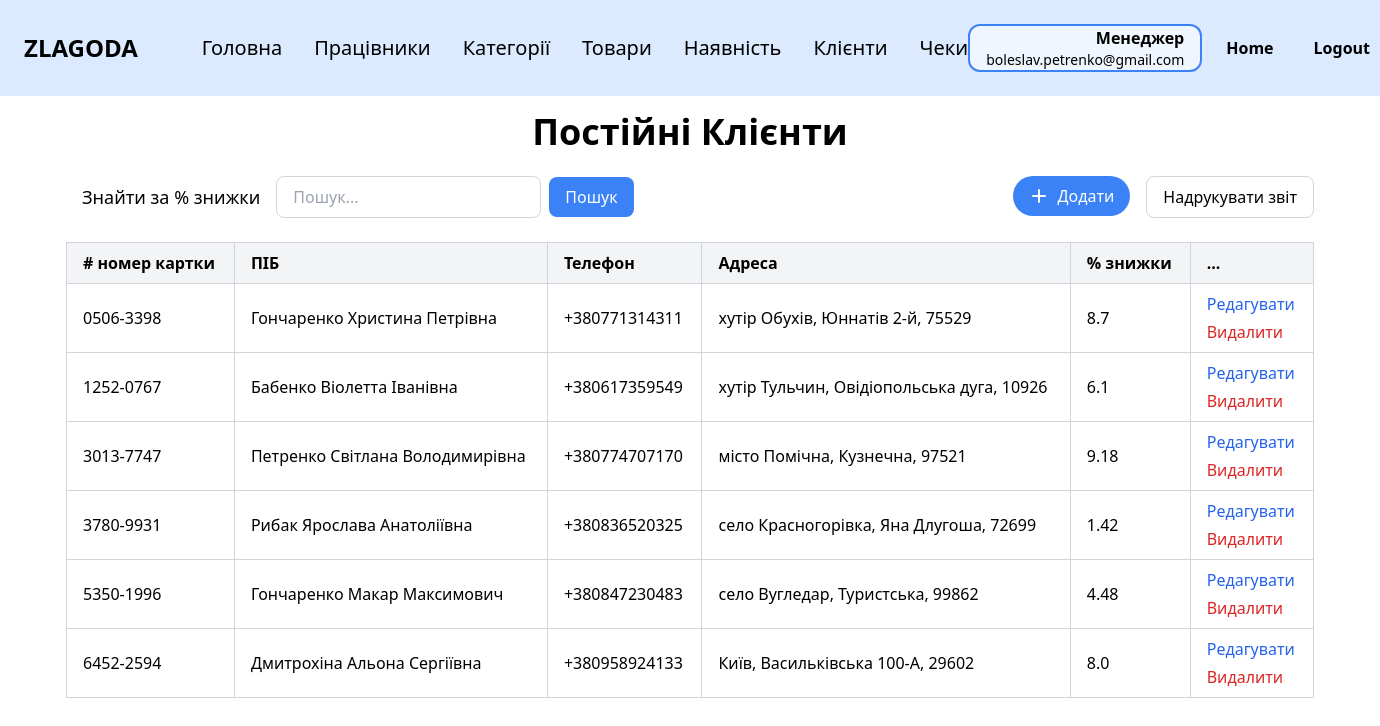
The page /clients (signed in) on the database its author committed.
### tables this page shows
CREATE TABLE employee (
                id INTEGER PRIMARY KEY,
                last_name TEXT NOT NULL,
                first_name TEXT NOT NULL,
                middle_name TEXT,
                position TEXT NOT NULL,
                salary REAL NOT NULL,
                start_date DATE NOT NULL,
                birth_date DATE NOT NULL,
                phone TEXT NOT NULL,
                city TEXT NOT NULL,
                street TEXT NOT NULL,
                postal_code TEXT NOT NULL,
                password TEXT NOT NULL,
                email TEXT NOT NULL UNIQUE
            );

CREATE TABLE customer_card (
                card_number TEXT PRIMARY KEY,
                last_name TEXT NOT NULL,
                first_name TEXT NOT NULL,
                middle_name TEXT,
                phone TEXT NOT NULL,
                city TEXT NOT NULL,
                street TEXT NOT NULL,
                postal_code TEXT NOT NULL,
                discount_percent REAL DEFAULT 0
            );

### zlg_website/views/clients.py (the view, shortened to what this page needs)
@views.route('/clients')
@login_required
def clients():
   search_query = request.args.get('search', '')
   city_filter = request.args.get('city')
   sort = request.args.get('sort')
   order = request.args.get('order', 'asc')
   base_query = "SELECT * FROM customer_card"
   filters = []
   params = {}
   if city_filter:
       filters.append("city ILIKE :city")
       params['city'] = f"%{city_filter}%"
   if filters:
       base_query += " WHERE " + " AND ".join(filters)
   if sort == 'last_name':
       base_query += f" ORDER BY last_name {'DESC' if order == 'desc' else 'ASC'}"
   else:
       base_query += " ORDER BY card_number ASC"
   result = db.session.execute(text(base_query), params)
   clients = [dict(row._mapping) for row in result.fetchall()]
   return render_template("clients.html", user=current_user, clients=clients,
                          current_city=city_filter, search_query=search_query)

### zlg_website/__init__.py (called while the page is built)
def create_app():
    app = Flask(__name__)
    app.config['SECRET_KEY'] = 'zlagoda'
    app.config['SQLALCHEMY_DATABASE_URI'] = f'sqlite:///{os.path.join(app.instance_path, DB_NAME)}'
    app.config['SQLALCHEMY_TRACK_MODIFICATIONS'] = False
    db.init_app(app)
    from .views import views
    from .auth import auth
    app.register_blueprint(views, url_prefix='/')
    app.register_blueprint(auth, url_prefix='/')
    from .models import Employee, Category, Product
    with app.app_context():
        if database_is_empty(app):
            create_database(app)
    login_manager = LoginManager()
    login_manager.login_view = 'auth.login'
    login_manager.init_app(app)
    @login_manager.user_loader
    def load_user(id):
        return Employee.get_by_id(id)
    return app

### zlg_website/models.py (called while the page is built)
   @staticmethod
   def get_by_id(id):
       result = db.session.execute(text("SELECT * FROM employee WHERE id = :id"), {"id": id}).fetchone()
       if result:
           return Employee(
               id=result.id,
               last_name=result.last_name,
               first_name=result.first_name,
               middle_name=result.middle_name,
               position=result.position,
               salary=result.salary,
               start_date=result.start_date,
               birth_date=result.birth_date,
               phone=result.phone,
               city=result.city,
               street=result.street,
               postal_code=result.postal_code,
               password=result.password,
               email=result.email
           )
       return None

### zlg_website/templates/clients.html (shortened to what this page needs)
{% extends "base.html" %}
{% block content %}
<div class="py-4">
    <h1 class="text-4xl font-bold mb-6 text-center">Постійні Клієнти</h1>
    <div class="flex justify-between items-center mb-6">
        <div class="flex items-center">
            {% if user.position == 'Менеджер' %}
            <p class="mr-4 ml-4 text-lg">Знайти за % знижки</p>
            {% elif user.position == 'Касир' %}
            <p class="mr-4 ml-4 text-lg">Знайти за прізвищем</p>
            {% endif %}
            <form method="GET" action="{{ url_for('views.clients') }}" class="flex items-center" id="search-form">
                <input
                        type="text"
                        name="search"
                        placeholder="Пошук..."
                        value="{{ request.args.get('search', '') }}"
                        class="px-4 py-2 border border-gray-300 rounded-lg focus:outline-none focus:ring-2 focus:ring-blue-500"
                />
                <button type="submit" class="ml-2 px-4 py-2 bg-blue-500 text-white rounded-lg hover:bg-blue-600">Пошук
                </button>
            </form>
        </div>
        <div class="flex space-x-4">
            <a href="{{ url_for('views.add_client') }}">
                <button class="flex items-center px-4 py-2 bg-blue-500 text-white rounded-full hover:bg-blue-600">
                    <svg xmlns="http://www.w3.org/2000/svg" class="h-5 w-5 mr-2" viewBox="0 0 20 20" fill="currentColor">
                        <path fill-rule="evenodd"
                              d="M10 3a1 1 0 011 1v5h5a1 1 0 110 2h-5v5a1 1 0 11-2 0v-5H4a1 1 0 110-2h5V4a1 1 0 011-1z"
                              clip-rule="evenodd"/>
                    </svg>
                    Додати
                </button>
            </a>
            {% if user.position == 'Менеджер' %}
            <form id="printReportForm">
                <button type="button" id="printButton"  class="px-4 py-2 border border-gray-300 rounded-lg hover:bg-gray-100">
                    Надрукувати звіт
                </button>
            </form>
            {% endif %}
        </div>
    </div>
    <div class="overflow-x-auto">
        <table class="min-w-full border-collapse border border-gray-300">
            <thead>
            <tr class="bg-gray-100">
                <th class="border border-gray-300 px-4 py-2 text-left"># номер картки</th>
                <th class="border border-gray-300 px-4 py-2 text-left">
                    <a href="{{ url_for('views.clients', search=request.args.get('search'), sort='last_name', order='asc' if request.args.get('order') == 'desc' else 'desc') }}"
                       class="hover:underline">
                        ПІБ
                    </a>
                </th>
                <th class="border border-gray-300 px-4 py-2 text-left">Телефон</th>
                <th class="border border-gray-300 px-4 py-2 text-left">Адреса</th>
                <th class="border border-gray-300 px-4 py-2 text-left">% знижки</th>
                <th class="border border-gray-300 px-4 py-2 text-left">...</th>
            </tr>
            </thead>
            <tbody>
            {% if clients %}
            {% for client in clients %}
            <tr>
                <td class="border border-gray-300 px-4 py-2">{{ client.card_number }}</td>
                <td class="border border-gray-300 px-4 py-2">{{ client.last_name }} {{ client.first_name }} {{ client.middle_name }}</td>
                <td class="border border-gray-300 px-4 py-2">{{ client.phone }}</td>
                <td class="border border-gray-300 px-4 py-2">
                    {{ (client.city or '') + (', ' if client.city and client.street else '') + (client.street or '') +
                    (', ' if (client.city or client.street) and client.postal_code else '') + (client.postal_code or '') }}
                </td>
                <td class="border border-gray-300 px-4 py-2">{{ client.discount_percent }}</td>
                <td class="border border-gray-300 px-4 py-2">
                    <div class="flex flex-col space-y-1">
                        <a href="{{ url_for('views.edit_client', client_id=client.card_number) }}" class="text-blue-600 hover:underline">Редагувати</a>
                        {% if user.position == 'Менеджер' %}
                        <form method="POST"
                              action="{{ url_for('views.delete_client', card_number=client.card_number) }}"
                              onsubmit="return confirmDeleteClient()" class="inline">
                            <button type="submit" class="text-red-600 hover:underline">Видалити</button>
                        </form>
                        {% endif %}
                    </div>
                </td>
            </tr>
            {% endfor %}
            {% else %}
            <tr>
                <td colspan="6" class="text-center py-4 text-gray-500">Клієнтів не знайдено</td>
            </tr>
            {% endif %}
            </tbody>
        </table>
    </div>
</div>
{% endblock %}

### zlg_website/templates/base.html (shortened to what this page needs)
<!DOCTYPE html>
<html lang="en">
<head>
    <link rel="stylesheet" href="https://cdn.jsdelivr.net/npm/tailwindcss@2.2.19/dist/tailwind.min.css">
</head>
<body class="bg-white text-black">
<nav class="bg-blue-100 p-6">
    <div class="flex items-center justify-between">
        <div class="text-black text-2xl font-black mr-16">ZLAGODA</div>
        {% if user.is_authenticated %}
        <div class="flex gap-8 max-md:gap-5 max-sm:hidden">
            <a href="/" class="text-xl cursor-pointer max-md:text-base">Головна</a>
            {% if user.position == 'Менеджер' %}
            <a href="/employees" class="text-xl cursor-pointer max-md:text-base">Працівники</a>
            <a href="/categories" class="text-xl cursor-pointer max-md:text-base">Категорії</a>
            <a href="/products" class="text-xl cursor-pointer max-md:text-base">Товари</a>
            <a href="/stock" class="text-xl cursor-pointer max-md:text-base">Наявність</a>
            <a href="/clients" class="text-xl cursor-pointer max-md:text-base">Клієнти</a>
            <a href="/receipts" class="text-xl cursor-pointer max-md:text-base">Чеки</a>
            {% endif %}
        </div>
        {% endif %}
        {% if user.is_authenticated %}
        <div class="flex items-center gap-6">
            <div class="px-4 border-2 border-blue-500 rounded-xl bg-blue-50 text-right">
                <p class="text-base font-semibold">
                    {% if user.position == 'Касир' %}
                    Касир
                    {% elif user.position == 'Менеджер' %}
                    Менеджер
                    {% else %}
                    {{ user.position }}
                    {% endif %}
                </p>
                <p class="text-sm">{{ user.email }}</p>
            </div>
            <a href="/welcome" class="text-black font-bold mr-4">Home</a>
            <a href="/logout" class="text-black font-bold">Logout</a>
        </div>
        {% else %}
        <a href="/login" class="text-black font-bold">Login</a>
        {% endif %}
    </div>
</nav>
<div class="container mx-auto px-4">
    {% block content %}{% endblock %}
</div>
</body>
</html>

### rows shown on the page
employee: email "boleslav.petrenko@gmail.com"
customer_card: card_number "0506-3398", last_name "Гончаренко", first_name "Христина", middle_name "Петрівна", phone "+380771314311", city+street+postal_code "хутір Обухів, Юннатів 2-й, 75529", discount_percent "8.7"
customer_card: card_number "1252-0767", last_name "Бабенко", first_name "Віолетта", middle_name "Іванівна", phone "+380617359549", city+street+postal_code "хутір Тульчин, Овідіопольська дуга, 10926", discount_percent "6.1"
customer_card: card_number "3013-7747", last_name "Петренко", first_name "Світлана", middle_name "Володимирівна", phone "+380774707170", city+street+postal_code "місто Помічна, Кузнечна, 97521", discount_percent "9.18"
customer_card: card_number "3780-9931", last_name "Рибак", first_name "Ярослава", middle_name "Анатоліївна", phone "+380836520325", city+street+postal_code "село Красногорівка, Яна Длугоша, 72699", discount_percent "1.42"
customer_card: card_number "5350-1996", last_name "Гончаренко", first_name "Макар", middle_name "Максимович", phone "+380847230483", city+street+postal_code "село Вугледар, Туристська, 99862", discount_percent "4.48"
customer_card: card_number "6452-2594", last_name "Дмитрохіна", first_name "Альона", middle_name "Сергіївна", phone "+380958924133", city+street+postal_code "Київ, Васильківська 100-А, 29602", discount_percent "8.0"
